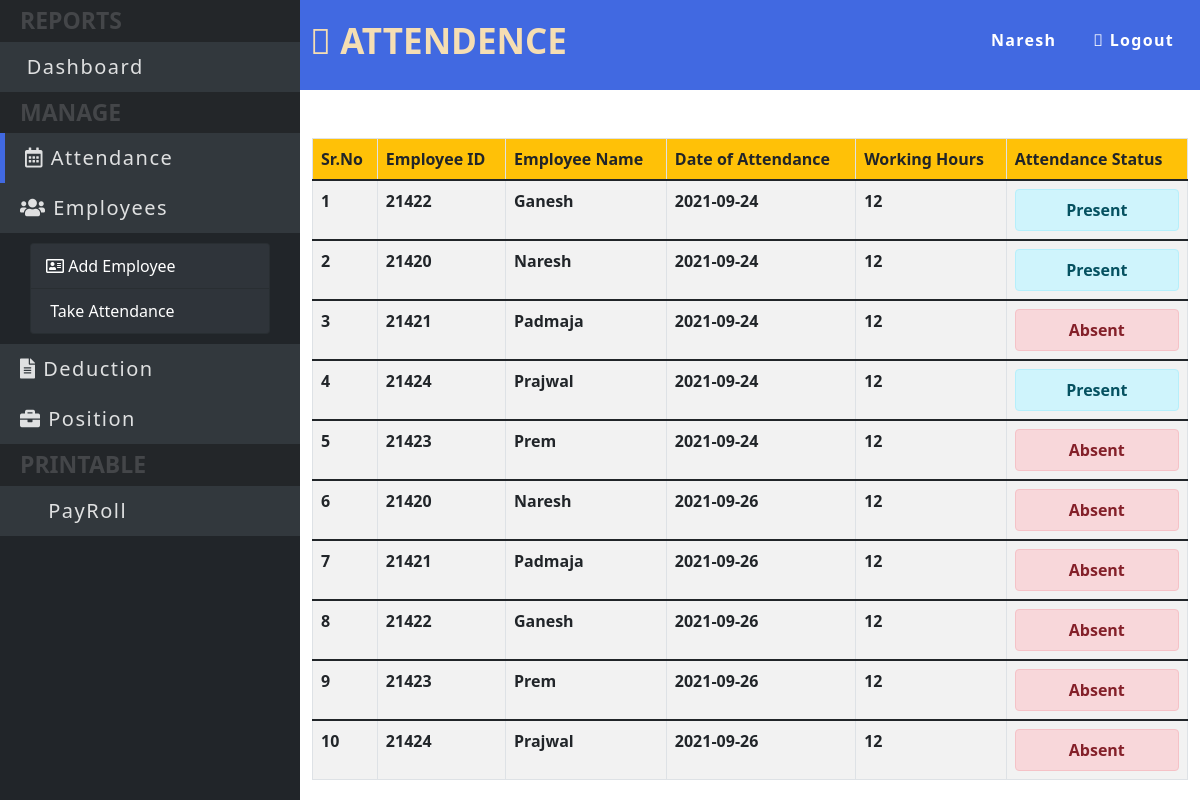
The app's page /admin/attendance.php (signed in) with its own data.
### tables this page shows
CREATE TABLE `attendance` (
  `emp_id` int(5) NOT NULL,
  `attendance_name` varchar(20) NOT NULL,
  `date_of_attendance` date NOT NULL,
  `working_hours` int(2) DEFAULT 12,
  `attendance_status` varchar(25) DEFAULT NULL
);

### admin/attendance.php (the view, shortened to what this page needs)
<!doctype html>
<html lang="en">
<?php
include "./conn.php";
if (empty($_SESSION["Uname"])) {
    $SessionBol = false;
    header("location: http://localhost/PayRoll_Management_system/index.html");
} else {
    $SessionBol = true;
}
?>
<head>
    <link rel="stylesheet" href="https://pro.fontawesome.com/releases/v5.10.0/css/all.css" />
    <link href="https://cdn.jsdelivr.net/npm/bootstrap@5.1.1/dist/css/bootstrap.min.css" rel="stylesheet">
    <link rel="stylesheet" href="./css/style.css">
</head>
<body>
    <div class="container-fluid " style="height: 100vh;">
        <div class="row side-menu" style="height: 100vh;">
            <div class="col-3 bg-dark p-0">
                <h1 class="link-heding">reports</h1>
                <a class="link-heding2" href="./index.php"><i class="fad fa-tachometer-alt-slowest"></i> Dashboard</a>
                <h1 class="link-heding">manage</h1>
                <a class="link-heding2 text-decoration-none active"><i class="far fa-calendar-alt"></i> attendance</a>
                <a class="link-heding2 text-decoration-none " href="./Employees.php"><i class="fas fa-users"></i> Employees</a>
                <ul class="list-group">
                    <li class="list-group-item"><a href="./addEmp.php" class="alinks"><i class="far fa-address-card"> </i> Add Employee</a></li>
                    <li class="list-group-item"><a href="./TakeAttendance.php" class="alinks"><i class="fal fa-clipboard-user"></i> Take Attendance</a></li>
                </ul>
                <a class="link-heding2 text-decoration-none " href="./deduction.php"><i class="fas fa-file-alt"></i> deduction</a>
                <a class="link-heding2 text-decoration-none " href="./position.php"><i class="fas fa-briefcase"></i> position</a>
                <h1 class="link-heding">Printable</h1>
                <a class="link-heding2 text-decoration-none " href="./payroll.php"><i class="far fa-paste"></i> PayRoll</a>
            </div>
            <div class="col-9 ">
                <div class="row">
                    <div class="col-12 TableName-box d-flex justify-content-between">
                        <h1 class="TableName" id="TableName"><i class="fad fa-table"></i> attendence</h1>
                        <ul class="nav justify-content-end subNavbars">
                            <li class="nav-item">
                                <a class="nav-link " href=""><?php
                                 if ($SessionBol == TRUE) {
                                                                    echo $_SESSION["Uname"];
                                                                }else{
                                                                    echo "";
                                                                } ?></a>
                            </li>
                            <li class="nav-item">
                                <a class="nav-link active" href="../logout.php"><i class="fad fa-sign-out-alt"></i> Logout</a>
                            </li>
                        </ul>
                    </div>
                    <div class="col-12 pt-5">
                        <table class="table table-bordered table-striped">
                            <thead>
                                <tr class="bg-warning">
                                    <th scope="col hed">Sr.No</th>
                                    <th scope="col hed">Employee ID</th>
                                    <th scope="col hed">Employee Name</th>
                                    <th scope="col hed">Date of Attendance</th>
                                    <th scope="col hed">Working Hours</th>
                                    <th scope="col hed">Attendance Status</th>
                                </tr>
                            </thead>
                            <?php
                            $Empl_Table_Query = "SELECT * FROM attendance";
                            $result = $conn->query($Empl_Table_Query);
                            $count = 1;
                            ?>
                            <?php
                            if ($result->num_rows > 0) {
                                while ($row = $result->fetch_assoc()) {
                            ?>
                                    <tbody>
                                        <tr>
                                            <th scope="row"><?php echo $count++; ?></th>
                                            <td><?php echo $row["emp_id"]  ?></td>
                                            <td><?php echo $row["attendance_name"]  ?></td>
                                            <td><?php echo $row["date_of_attendance"]  ?></td>
                                            <td><?php echo $row["working_hours"]  ?></td>
                                            <?php
                                            $dabis = $row["attendance_status"];
                                            if ($dabis == 'Present') {
                                                $AtttdeStY = 'alert-info';
                                            } else {
                                                $AtttdeStY = 'alert-danger';
                                            }
                                            ?>
                                            <td>
                                                <p class="alert <?php echo $AtttdeStY; ?>  mb-0 p-2 text-center  fw-bold"> <?php echo $row["attendance_status"]  ?></p>
                                            </td>
                                        </tr>
                                    </tbody>
                            <?php
                                }
                            } else {
                                echo "0 results";
                            }
                            ?>
                        </table>
                    </div>
                </div>
            </div>
        </div>
    </div>
</body>
</html>

### admin/css/style.css (style rules this page uses)
* { transition: .01s ease-in; }
.list-group { margin: 10px 15px; }
td { font-weight: bold; }
.list-group-item { padding: 10px 15px; margin: 0 15px; background-color: #32383dde; color: antiquewhite; cursor: pointer; }
.link-heding { color: #444649; text-transform: uppercase; font-size: 23px; font-weight: bolder; background-color: #242729e8; padding: 7px 20px; margin-bottom: 0; cursor: pointer; }
a { width: 100%; display: block; text-decoration: none; }
.alinks { width: 100%; display: block; text-decoration: none; color: white; }
.link-heding2 { color: rgba(255, 255, 255, 0.849); text-transform: capitalize; font-size: 20px; letter-spacing: 1.5px; background-color: #32383dfb; padding: 10px 20px; margin: 0; cursor: pointer; text-decoration: none; }
a.active { border-left: 5px solid royalblue; }
.side-menu { display: flex; }
ul.subNavbars li a { color: white; font-weight: bold; letter-spacing: 1.3px; }
.TableName-box { padding: 20px 10px; background-color: royalblue; width: 100%; }
#TableName.TableName { text-transform: uppercase; font-size: 35px; color: wheat; font-weight: bold; }

### records on screen
attendance: emp "21422", attendance_name "Ganesh", date_of_attendance "2021-09-24", working_hours "12", attendance_status "Present"
attendance: emp "21420", attendance_name "Naresh", date_of_attendance "2021-09-24", working_hours "12", attendance_status "Present"
attendance: emp "21421", attendance_name "Padmaja", date_of_attendance "2021-09-24", working_hours "12", attendance_status "Absent"
attendance: emp "21424", attendance_name "Prajwal", date_of_attendance "2021-09-24", working_hours "12", attendance_status "Present"
attendance: emp "21423", attendance_name "Prem", date_of_attendance "2021-09-24", working_hours "12", attendance_status "Absent"
attendance: emp "21420", attendance_name "Naresh", date_of_attendance "2021-09-26", working_hours "12", attendance_status "Absent"
attendance: emp "21421", attendance_name "Padmaja", date_of_attendance "2021-09-26", working_hours "12", attendance_status "Absent"
attendance: emp "21422", attendance_name "Ganesh", date_of_attendance "2021-09-26", working_hours "12", attendance_status "Absent"
attendance: emp "21423", attendance_name "Prem", date_of_attendance "2021-09-26", working_hours "12", attendance_status "Absent"
attendance: emp "21424", attendance_name "Prajwal", date_of_attendance "2021-09-26", working_hours "12", attendance_status "Absent"

### other values on screen
$_SESSION["Uname"] "Naresh"
